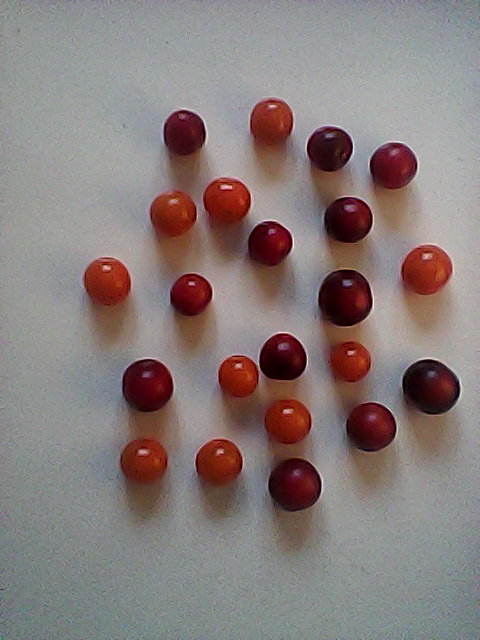
#> input picture Lab1/Lab1_train/Train_1.jpg, 480 x 640 px
$ python -i Lab1.py   (imports and definitions only)   (older library calls are emulated)
#> lines starting #> are read from the running program, lines starting #| are printed output that depends on the picture; after the words box and inside, x2 and y2 are one past the last pixel; in counts of white or black regions, pixels touching at a corner belong together
import cv2
import numpy as np


def imread_unicode(path, flags=cv2.IMREAD_COLOR):
    data = np.fromfile(path, dtype=np.uint8)
    img = cv2.imdecode(data, flags)
    return img


# [105 lines left out: functions fill_holes, get_background_lab_from_border, lab_distance_from_bg, local_darkness_mask, local_lightness_mask, edge_region_mask and 3 more, not called in this run]


def box_area(box):
    x, y, w, h = box
    return max(0, w) * max(0, h)


# [149 lines left out: functions intersection_area, remove_contained_boxes, component_shape_features, detect_blob_boxes, merge_box_lists, not called in this run]


def compute_image_signature(image_bgr):
    small = cv2.resize(image_bgr, (64, 64), interpolation=cv2.INTER_AREA)
    hsv = cv2.cvtColor(small, cv2.COLOR_BGR2HSV)
    gray = cv2.cvtColor(small, cv2.COLOR_BGR2GRAY)

    H, S, V = cv2.split(hsv)

    border = 8
    border_mask = np.zeros(gray.shape, dtype=np.uint8)
    border_mask[:border, :] = 1
    border_mask[-border:, :] = 1
    border_mask[:, :border] = 1
    border_mask[:, -border:] = 1
    inner_mask = 1 - border_mask

    border_bool = border_mask.astype(bool)
    inner_bool = inner_mask.astype(bool)

    sig = {
        "mean_gray": float(gray.mean()),
        "std_gray": float(gray.std()),
        "mean_sat": float(S.mean()),
        "mean_val": float(V.mean()),

        "red_ratio": float((((H <= 12) | (H >= 170)) & (S > 80) & (V > 60)).mean()),
        "yellow_ratio": float(((H >= 15) & (H <= 40) & (S > 50) & (V > 50)).mean()),

        "border_sat_mean": float(S[border_bool].mean()),
        "border_val_mean": float(V[border_bool].mean()),
        "inner_sat_mean": float(S[inner_bool].mean()),
    }
    return sig


# [1015 lines left out: functions detect_small_dark_candidates, detect_small_light_candidates, detect_eggs_ellipse, filter_boxes_by_brightness, filter_boxes_by_whitegray_content, auto_apply_egg_preset and 9 more, not called in this run]


def box_center(box):
    x, y, w, h = box
    return x + w / 2.0, y + h / 2.0


# [444 lines left out: functions merge_close_small_boxes, filter_boxes_by_multi_support, detect_eggs_baseline, not called in this run]


def detect_tomatoes_hough(image_bgr, params=None):
    if params is None:
        params = {}

    p = {
        "sat_thresh": 35,
        "val_min": 40,
        "median_ksize": 5,
        "dp": 1.2,
        "minDist": 30,
        "param1": 120,
        "param2": 16,
        "param2_dark": 15,
        "minRadius": 12,
        "maxRadius": 24,
        "bbox_pad": 4,
        "support_thresh": 0.5,
        "merge_dist_ratio": 0.8,
    }
    p.update(params)

    img = image_bgr.copy()
    hsv = cv2.cvtColor(img, cv2.COLOR_BGR2HSV)
    H, S, V = cv2.split(hsv)

    mask_red = (
        ((H >= 0) & (H <= 25)) |
        ((H >= 170) & (H <= 179))
    )

    mask_bright = (S >= p["sat_thresh"]) & (V >= p["val_min"])
    mask_dark = mask_red & (S >= 20) & (V >= 20)

    mask = ((mask_red & mask_bright) | mask_dark).astype(np.uint8) * 255

    k = int(p["median_ksize"])
    if k % 2 == 0:
        k += 1

    gray = cv2.cvtColor(img, cv2.COLOR_BGR2GRAY)
    gray = cv2.medianBlur(gray, k)

    gray_masked = gray.copy()
    gray_masked[mask == 0] = 255

    gray_inv_masked = cv2.bitwise_not(gray)
    gray_inv_masked[mask == 0] = 255

    circles1 = cv2.HoughCircles(
        gray_masked,
        cv2.HOUGH_GRADIENT,
        dp=p["dp"],
        minDist=p["minDist"],
        param1=p["param1"],
        param2=p["param2"],
        minRadius=p["minRadius"],
        maxRadius=p["maxRadius"],
    )

    circles2 = cv2.HoughCircles(
        gray_inv_masked,
        cv2.HOUGH_GRADIENT,
        dp=p["dp"],
        minDist=p["minDist"],
        param1=p["param1"],
        param2=p["param2_dark"],
        minRadius=p["minRadius"],
        maxRadius=p["maxRadius"],
    )

    all_circles = []
    if circles1 is not None:
        all_circles.extend(np.round(circles1[0]).astype(int).tolist())
    if circles2 is not None:
        all_circles.extend(np.round(circles2[0]).astype(int).tolist())

    merged = []
    for x, y, r in all_circles:
        keep = True
        for i, (xx, yy, rr) in enumerate(merged):
            dist2 = (x - xx) ** 2 + (y - yy) ** 2
            if dist2 <= (p["merge_dist_ratio"] * max(r, rr)) ** 2:
                if r > rr:
                    merged[i] = (x, y, r)
                keep = False
                break
        if keep:
            merged.append((x, y, r))

    boxes = []
    vis = img.copy()
    mask_circles = np.zeros_like(mask)

    kept_circles = []

    for x, y, r in merged:
        y1r = max(0, y - r)
        y2r = min(mask.shape[0], y + r)
        x1r = max(0, x - r)
        x2r = min(mask.shape[1], x + r)

        roi_mask = mask[y1r:y2r, x1r:x2r]
        if roi_mask.size == 0:
            continue

        yy, xx = np.ogrid[:roi_mask.shape[0], :roi_mask.shape[1]]
        cy = roi_mask.shape[0] // 2
        cx = roi_mask.shape[1] // 2
        rr = min(r, roi_mask.shape[0] // 2, roi_mask.shape[1] // 2)

        circle_roi = (xx - cx) ** 2 + (yy - cy) ** 2 <= rr ** 2
        support = (roi_mask[circle_roi] > 0).mean() if np.any(circle_roi) else 0.0
        if support < p["support_thresh"]:
            continue
        roi_h = H[y1r:y2r, x1r:x2r]
        red_support = (roi_h[circle_roi] <= 25).mean() + (roi_h[circle_roi] >= 170).mean()
        if red_support < 0.25:
            continue

        kept_circles.append((x, y, r))

    for i, (x, y, r) in enumerate(kept_circles, start=1):
        x1 = max(0, x - r - p["bbox_pad"])
        y1 = max(0, y - r - p["bbox_pad"])
        x2 = min(img.shape[1], x + r + p["bbox_pad"])
        y2 = min(img.shape[0], y + r + p["bbox_pad"])

        boxes.append((x1, y1, x2 - x1, y2 - y1))

        cv2.circle(vis, (x, y), r, (0, 255, 0), 2)
        cv2.circle(mask_circles, (x, y), r, 255, -1)

    return {
        "mask_sat": mask,
        "mask_fg_clean": mask,
        "mask_markers": mask_circles,
        "boxes": kept_circles,
        "contours": [],
        "vis_boxes": vis,
        "used_params": p,
    }


def auto_detect_scene(image_bgr):
    sig = compute_image_signature(image_bgr)

    is_tomatoes = (
        sig["border_sat_mean"] < 25
        and sig["border_val_mean"] > 140
        and sig["red_ratio"] > 0.015
    )

    if is_tomatoes:
        return "tomatoes"

    return "eggs"


def classify_tomato_color(image_bgr, circles):
    hsv = cv2.cvtColor(image_bgr, cv2.COLOR_BGR2HSV)
    V = hsv[:, :, 2]

    red_circles = []
    yellow_circles = []

    h_img, w_img = V.shape

    for (x, y, r) in circles:
        y1 = max(0, y - r)
        y2 = min(h_img, y + r)
        x1 = max(0, x - r)
        x2 = min(w_img, x + r)

        roi_v = V[y1:y2, x1:x2]
        if roi_v.size == 0:
            continue

        yy, xx = np.ogrid[:roi_v.shape[0], :roi_v.shape[1]]
        cy = roi_v.shape[0] // 2
        cx = roi_v.shape[1] // 2

        mask = (xx - cx) ** 2 + (yy - cy) ** 2 <= (0.7 * r) ** 2
        v_vals = roi_v[mask]

        if v_vals.size == 0:
            continue

        median_v = float(np.median(v_vals))

        if median_v < 110:
            red_circles.append((x, y, r))
        else:
            yellow_circles.append((x, y, r))

    return red_circles, yellow_circles


# [130 lines left out: function make_debug_panel, not called in this run]


def process_for_gui(image_path, view_mode="boxes", params=None):
    img = imread_unicode(image_path)
#> in imread_unicode, img is the input picture: shape (640, 480, 3); mean B, G, R 123.8, 125.1, 136.3
    if img is None:
        raise ValueError(f"Не удалось прочитать изображение: {image_path}")

    scene = auto_detect_scene(img)
#> in compute_image_signature, `hsv = cv2.cvtColor(small, cv2.COLOR_BGR2HSV)`: hsv: shape (64, 64, 3); mean H, S, V 75.9, 44.5, 139.6
#> in compute_image_signature, `H, S, V = cv2.split(hsv)`:
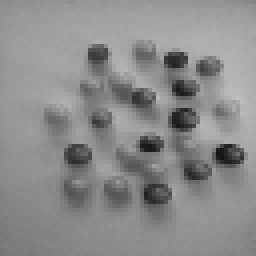
#> V: shape (64, 64) (shown 4 times larger); min 19, max 191, mean 139.6
#> in auto_detect_scene, `sig = compute_image_signature(image_bgr)`: sig = 9 items
#> in auto_detect_scene, `is_tomatoes = ( sig["border_sat_mean"] < 25 and sig["border_val_mean"]..`: is_tomatoes = True
#> scene = 'tomatoes'

    if scene == "tomatoes":
        tomato_params = {}
        if params is not None:
            tomato_params.update(params)

        result = detect_tomatoes_hough(img, params=tomato_params)
#> in detect_tomatoes_hough, `hsv = cv2.cvtColor(img, cv2.COLOR_BGR2HSV)`: hsv: shape (640, 480, 3); mean H, S, V 77.4, 47.2, 140
#> in detect_tomatoes_hough, `mask_red = ( ((H >= 0) & (H <= 25)) | ((H >= 170) & (H <= 179)) )`:
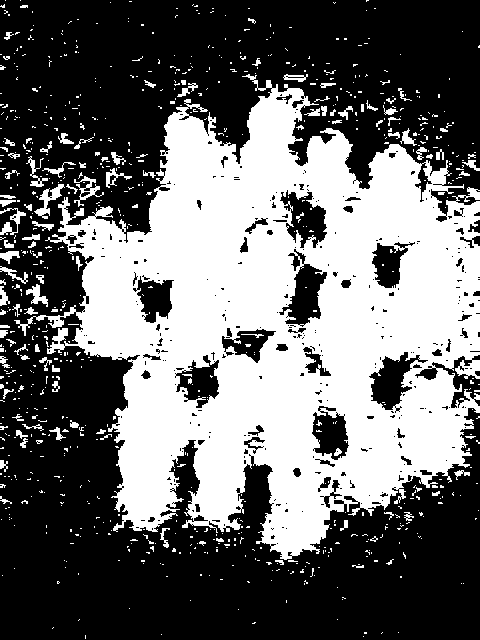
#> mask_red: shape (640, 480) bool; 41.3% white; 814 white regions (707 under 20 px), largest, box (x1, y1, x2, y2) and area: (14, 74, 480, 560) 117942, (34, 184, 65, 219) 339, (74, 176, 104, 207) 263
#> in detect_tomatoes_hough, `mask_bright = (S >= p["sat_thresh"]) & (V >= p["val_min"])`: mask_bright: shape (640, 480) bool; 26.1% white; 317 white regions (272 under 20 px), largest, box (x1, y1, x2, y2) and area: (305, 126, 419, 496) 19235, (144, 109, 294, 360) 18880, (194, 332, 321, 555) 15859
#> in detect_tomatoes_hough, `mask_dark = mask_red & (S >= 20) & (V >= 20)`: mask_dark: shape (640, 480) bool; 29.8% white; 116 white regions (109 under 20 px), largest, box (x1, y1, x2, y2) and area: (194, 128, 463, 557) 52031, (82, 96, 298, 529) 39004, (455, 339, 464, 347) 52
#> in detect_tomatoes_hough, `gray_inv_masked[mask == 0] = 255`:
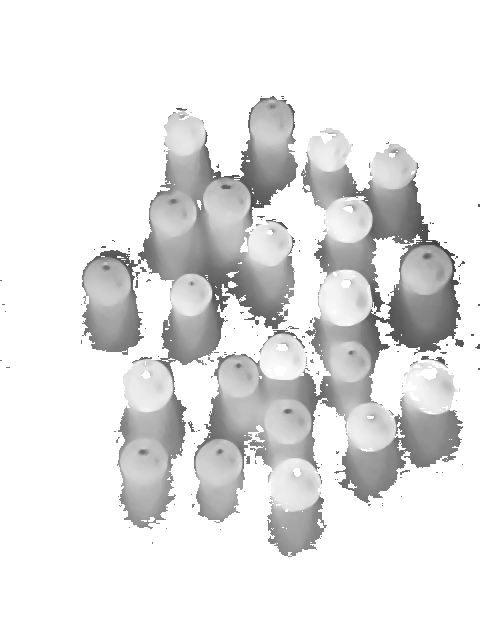
#> gray_inv_masked: shape (640, 480); min 64, max 255, mean 229.5
#> in detect_tomatoes_hough, `circles1 = cv2.HoughCircles( gray_masked, cv2.HOUGH_GRADIENT, dp=p["dp..`: circles1 = 23 rows, first 8: [348.6, 219, 23.28], [287.4, 420.6, 23.28], [190.2, 294.6, 20.64], [172.2, 211.8, 23.28], [268.2, 243, 23.28], [237, 375, 21.96], [427.8, 268.2, 23.28], [282.6, 355.8, 23.28]
#> in detect_tomatoes_hough, `circles2 = cv2.HoughCircles( gray_inv_masked, cv2.HOUGH_GRADIENT, dp=p..`: circles2 = 27 rows, first 8: [219, 462.6, 23.28], [268.2, 243, 21.96], [348.6, 220.2, 23.28], [237, 375, 21.96], [282.6, 355.8, 23.28], [432.6, 390.6, 23.28], [172.2, 211.8, 23.28], [391.8, 167.4, 21.96]
#> the loop in detect_tomatoes_hough, `for x, y, r in all_circles:` made 50 passes
#> (x, y, r) on passes 1 to 12: (349, 219, 23), (287, 421, 23), (190, 295, 21), (172, 212, 23), (268, 243, 23), (237, 375, 22), (428, 268, 23), (283, 356, 23), (433, 391, 23), (227, 201, 23), (183, 133, 22), (271, 119, 22)
#> after the loop in detect_tomatoes_hough, `for x, y, r in all_circles:`: merged = 27 items, first 6: (349, 219, 23), (287, 421, 23), (190, 295, 21), (172, 212, 23), (268, 243, 23), (237, 375, 22)
#> the loop in detect_tomatoes_hough, `for x, y, r in merged:` made 27 passes
#> (x, y, r, y1r, y2r, x1r, x2r, cy) on passes 1 to 12: (349, 219, 23, 196, 242, 326, 372, 23), (287, 421, 23, 398, 444, 264, 310, 23), (190, 295, 21, 274, 316, 169, 211, 21), (172, 212, 23, 189, 235, 149, 195, 23), (268, 243, 23, 220, 266, 245, 291, 23), (237, 375, 22, 353, 397, 215, 259, 22), (428, 268, 23, 245, 291, 405, 451, 23), (283, 356, 23, 333, 379, 260, 306, 23), (433, 391, 23, 368, 414, 410, 456, 23), (227, 201, 23, 178, 224, 204, 250, 23), (183, 133, 22, 111, 155, 161, 205, 22), (271, 123, 23, 100, 146, 248, 294, 23)
#> (x, y, r, y1r, y2r, x1r, x2r, cy) on passes 23 to 27: (299, 314, 21, 293, 335, 278, 320, 21), (235, 307, 14, 293, 321, 221, 249, 14), (233, 163, 16, 147, 179, 217, 249, 16), (323, 419, 16, 403, 435, 307, 339, 16), (263, 461, 14, 447, 475, 249, 277, 14)
#> after the loop in detect_tomatoes_hough, `for x, y, r in merged:`:
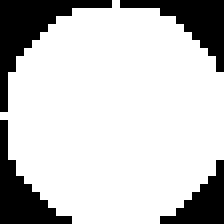
#> circle_roi: shape (28, 28) bool (shown 8 times larger); 77.9% white; 4 black regions, box (x1, y1, x2, y2) and area: (0, 0, 14, 14) 57, (15, 0, 28, 9) 43, (0, 15, 9, 28) 43, (20, 20, 28, 28) 30
#> after the loop in detect_tomatoes_hough, `for x, y, r in merged:`: kept_circles = 22 items, first 6: (349, 219, 23), (287, 421, 23), (190, 295, 21), (172, 212, 23), (268, 243, 23), (237, 375, 22)
#> the loop in detect_tomatoes_hough, `for i, (x, y, r) in enumerate(kept_circles, start=1):` made 22 passes
#> (x, y, r, x1, y1, x2, y2) on passes 1 to 12: (349, 219, 23, 322, 192, 376, 246), (287, 421, 23, 260, 394, 314, 448), (190, 295, 21, 165, 270, 215, 320), (172, 212, 23, 145, 185, 199, 239), (268, 243, 23, 241, 216, 295, 270), (237, 375, 22, 211, 349, 263, 401), (428, 268, 23, 401, 241, 455, 295), (283, 356, 23, 256, 329, 310, 383), (433, 391, 23, 406, 364, 460, 418), (227, 201, 23, 200, 174, 254, 228), (183, 133, 22, 157, 107, 209, 159), (271, 123, 23, 244, 96, 298, 150)
#> after the loop in detect_tomatoes_hough, `for i, (x, y, r) in enumerate(kept_circles, start=1):`: mask_circles: shape (640, 480); 11.5% white; 22 white regions, largest, box (x1, y1, x2, y2) and area: (248, 100, 295, 147) 1653, (204, 178, 251, 225) 1653, (149, 189, 196, 236) 1653
#> after the loop in detect_tomatoes_hough, `for i, (x, y, r) in enumerate(kept_circles, start=1):`:
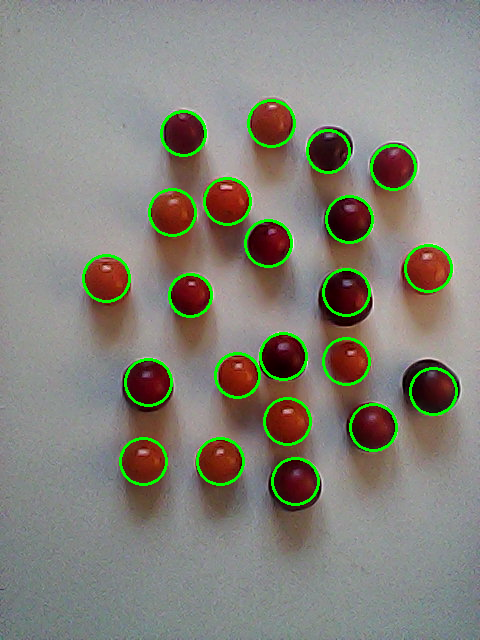
#> vis: shape (640, 480, 3); 3.07% of pixels changed, all inside (x1, y1, x2, y2) = (82, 99, 458, 506)
#> after the loop in detect_tomatoes_hough, `for i, (x, y, r) in enumerate(kept_circles, start=1):`: boxes = 22 items, first 6: (322, 192, 54, 54), (260, 394, 54, 54), (165, 270, 50, 50), (145, 185, 54, 54), (241, 216, 54, 54), (211, 349, 52, 52)
#> result = 7 items

        red_circles, yellow_circles = classify_tomato_color(img, result["boxes"])
#> the loop in classify_tomato_color, `for (x, y, r) in circles:` made 22 passes
#> after the loop in classify_tomato_color, `for (x, y, r) in circles:`: red_circles = [(349, 219, 23), (190, 295, 21), (268, 243, 23), (283, 356, 23), (433, 391, 23), (183, 133, 22), (373, 427, 23), (393, 167, 22), (346, 292, 23), (328, 151, 21), (295, 481, 23), (148, 382, 23)]; yellow_circles = [(287, 421, 23), (172, 212, 23), (237, 375, 22), (428, 268, 23), (227, 201, 23), (271, 123, 23), (143, 461, 23), (220, 461, 23), (346, 361, 23), (106, 278, 23)]

        vis = img.copy()

        for (x, y, r) in red_circles:
            cv2.circle(vis, (x, y), r, (0, 0, 255), 2)
            cv2.putText(
                vis,
                "red",
                (x - r, max(20, y - r - 4)),
                cv2.FONT_HERSHEY_SIMPLEX,
                0.6,
                (0, 0, 255),
                2,
                cv2.LINE_AA
            )
#> this loop made 12 passes
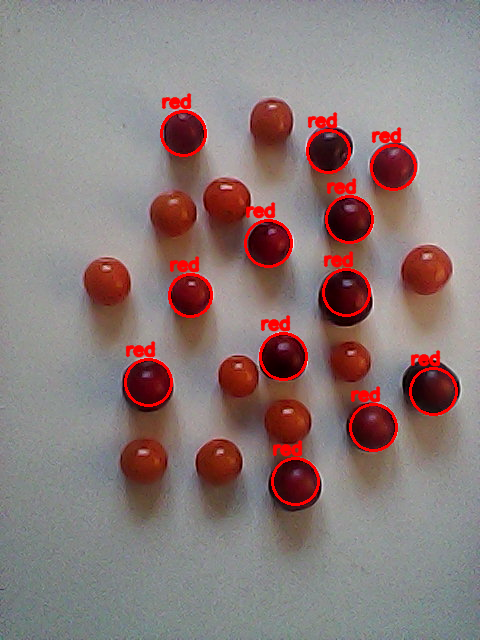
#> vis: shape (640, 480, 3); 3.15% of pixels changed, all inside (x1, y1, x2, y2) = (124, 93, 458, 506)

        for (x, y, r) in yellow_circles:
            cv2.circle(vis, (x, y), r, (0, 255, 255), 2)
            cv2.putText(
                vis,
                "yellow",
                (x - r, max(20, y - r - 4)),
                cv2.FONT_HERSHEY_SIMPLEX,
                0.6,
                (0, 255, 255),
                2,
                cv2.LINE_AA
            )
#> this loop made 10 passes
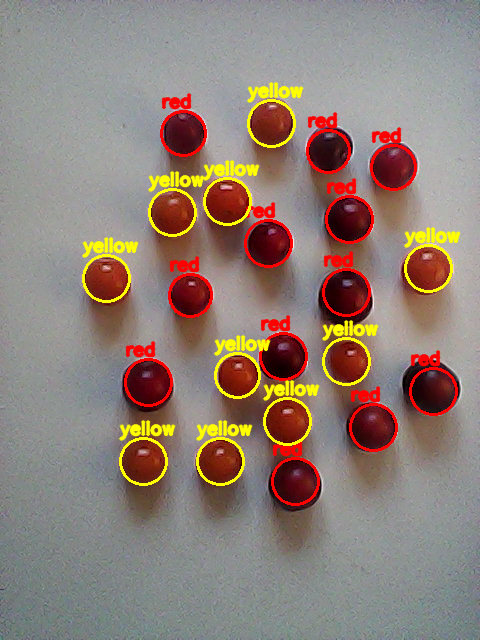
#> vis: shape (640, 480, 3); 3.74% of pixels changed, all inside (x1, y1, x2, y2) = (81, 82, 461, 486)

        result["vis_boxes"] = vis
        result["tomato_red_circles"] = red_circles
        result["tomato_yellow_circles"] = yellow_circles

    else:
        egg_params = auto_apply_egg_preset(img)

        if params is not None:
            egg_params.update(params)

        detector_mode = egg_params.get("detector_mode", "ellipse")

        if detector_mode == "baseline":
            baseline_result = detect_eggs_baseline(img, params=egg_params)

            if egg_params.get("_preset_name") == "eggs_yellow_hard_v2":
                wg_result = detect_eggs_whitegray(img, params={
                    "sat_max": 95,
                    "val_min": 95,
                    "open_kernel": 3,
                    "close_kernel": 5,
                    "min_area": 80,
                    "max_area": 2500,
                    "min_extent": 0.28,
                    "min_solidity": 0.60,
                    "max_aspect": 2.5,
                    "bbox_pad": 8,
                })


                merged_boxes = merge_box_lists(
                    baseline_result["boxes"],
                    wg_result["boxes"],
                    iou_thr=0.20
                )

                support_masks = [
                    (baseline_result["mask_fg_clean"], 0.16),   # сильный источник
                    (baseline_result["mask_light"], 0.10),
                    (baseline_result["mask_edgefill"], 0.08),
                    (baseline_result["mask_blob"], 0.12),
                    (wg_result["mask_whitegray"], 0.12),
                ]

                merged_boxes = filter_boxes_by_multi_support(
                    merged_boxes,
                    support_masks,
                    min_sources=2,
                    strong_source_idx=0,   # fg_clean
                )

                support_mask = cv2.bitwise_or(
                    baseline_result["mask_light"],
                    baseline_result["mask_edgefill"]
                )
                support_mask = cv2.bitwise_or(
                    support_mask,
                    wg_result["mask_whitegray"]
                )

                merged_boxes = [
                    (x, y, w, h)
                    for (x, y, w, h) in merged_boxes
                    if w >= 18 and h >= 18
                ]

                merged_boxes = filter_boxes_by_mask_support(
                    merged_boxes,
                    support_mask,
                    min_support=0.18
                )

                merged_boxes = non_max_suppression_boxes(
                    merged_boxes,
                    iou_thr=0.18
                )

                merged_boxes = remove_contained_boxes(
                    merged_boxes,
                    contain_ratio=0.88
                )


                h, w = img.shape[:2]

                forbidden_regions = [
                    (int(0.9 * w), 0, int(0.1*w), int(h)),
                ]

                merged_boxes = remove_boxes_overlapping_regions(
                    merged_boxes,
                    forbidden_regions,
                    overlap_ratio=0.3
                )

                merged_boxes = filter_boxes_by_final_geometry(
                    merged_boxes,
                    min_short_side=20,
                    min_area=430,
                    max_aspect=1.8
                )

                merged_boxes = merge_close_small_boxes(
                    merged_boxes,
                    max_area=100,
                    max_center_dist=9,
                    max_gap=0,
                )

                baseline_result["boxes"] = merged_boxes
                baseline_result["vis_boxes"] = draw_boxes(img, merged_boxes)
                baseline_result["used_params"]["whitegray_fallback"] = True

            result = baseline_result
        else:
            result = detect_eggs_ellipse(img, params=egg_params)

    if view_mode == "boxes":
        vis_bgr = result["vis_boxes"]
        if scene == "eggs":
            for (x, y, w, h) in result.get("boxes", []):
                cv2.rectangle(vis_bgr, (x, y), (x+w, y+h), (255,255,255), 2)

                cv2.putText(
                    vis_bgr,
                    "EGG",
                    (x, max(20, y-6)),
                    cv2.FONT_HERSHEY_SIMPLEX,
                    0.7,
                    (255,255,255),
                    2,
                    cv2.LINE_AA
                )
    elif view_mode == "mask":
        vis_bgr = cv2.cvtColor(result["mask_fg_clean"], cv2.COLOR_GRAY2BGR)
    elif view_mode == "panel":
        vis_bgr = make_debug_panel(result, target_width=1400)
    else:
        raise ValueError(f"Неизвестный view_mode: {view_mode}")

    used_params = result.get("used_params", {}).copy()
#> used_params = 13 items
    used_params["scene_mode"] = scene

    if scene == "tomatoes":
        gui_result = {
            "total": len(result.get("boxes", [])),
            "eggs": 0,
            "tomato_red": len(red_circles),
            "tomato_yellow": len(yellow_circles),
        }
#> gui_result = {'total': 22, 'eggs': 0, 'tomato_red': 12, 'tomato_yellow': 10}
    else:
        gui_result = {
            "total": len(result.get("boxes", [])),
            "eggs": len(result.get("boxes", [])),
            "tomato_red": 0,
            "tomato_yellow": 0,
        }

    return vis_bgr, gui_result

>>> result = process_for_gui('Lab1_train/Train_1.jpg')
